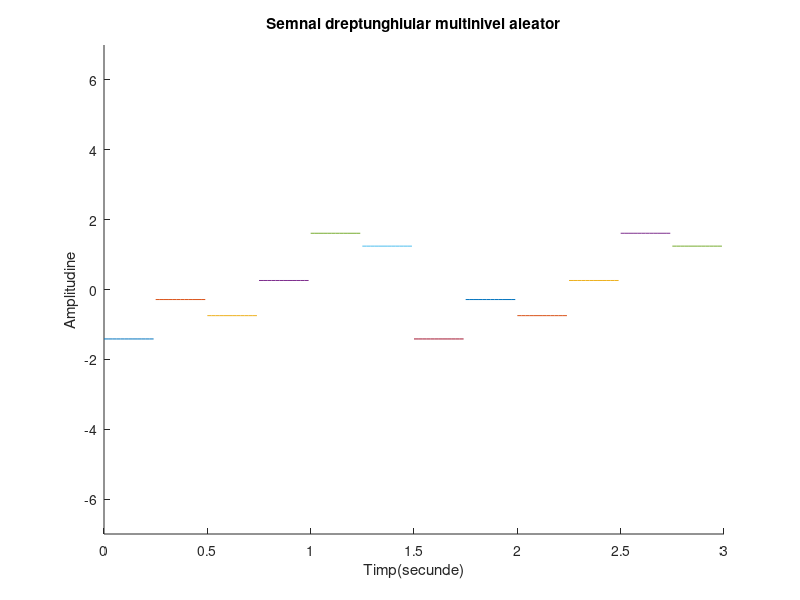

The MATLAB script that drew this image:
hold on;
%Cu ajutorul functie hold on vom afisa simultan mai multe semnale pe acelasi grafic
%20ms
%folosim rand pentru a genera un numar aleator
r1=rand(1);
r2=rand(1);
r3=rand(1);
r4=rand(1);
r5=rand(1);
r6=rand(1);
t1=0:0.02:0.25;
t2=0.25:0.02:0.5;
t3=0.5:0.02:0.75;
t4=0.75:0.02:1;
t5=1:0.02:1.25;
t6=1.25:0.02:1.5;
%Stabilesc nivelurile
x1=-5*r1*square(pi*8*t1,100);
x2=-3*r2*square(pi*8*t2,100);
x3=-1*r3*square(pi*8*t3,100);
x4=1*r4*square(pi*8*t4,100);
x5=3*r5*square(pi*8*t5,100);
x6=5*r6*square(pi*8*t6,100);
%->Vom folosi functia plot pentru a genera grafice cu parametrii t1 si x1, t2 si x2, t3 si x3, t4 si x4, t5 si x5, t6 si x6
plot(t1,x1);
plot(t2,x2);
plot(t3,x3);
plot(t4,x4);
plot(t5,x5);
plot(t6,x6);
%->Folosim functia axis pentru a delimita spectrele de valori ale graficului generat de plot pentru a se incadra corespunzator in parametri
axis([0 3 -7 7]);
plot(1.5+t1,x1);
plot(1.5+t2,x2);
plot(1.5+t3,x3);
plot(1.5+t4,x4);
plot(1.5+t5,x5);
plot(1.5+t6,x6);
%Am denumit axa Ox
xlabel('Timp(secunde)')
%Am denumit axa Oy
ylabel('Amplitudine')
title('Semnal dreptunghiular multinivel aleator')
